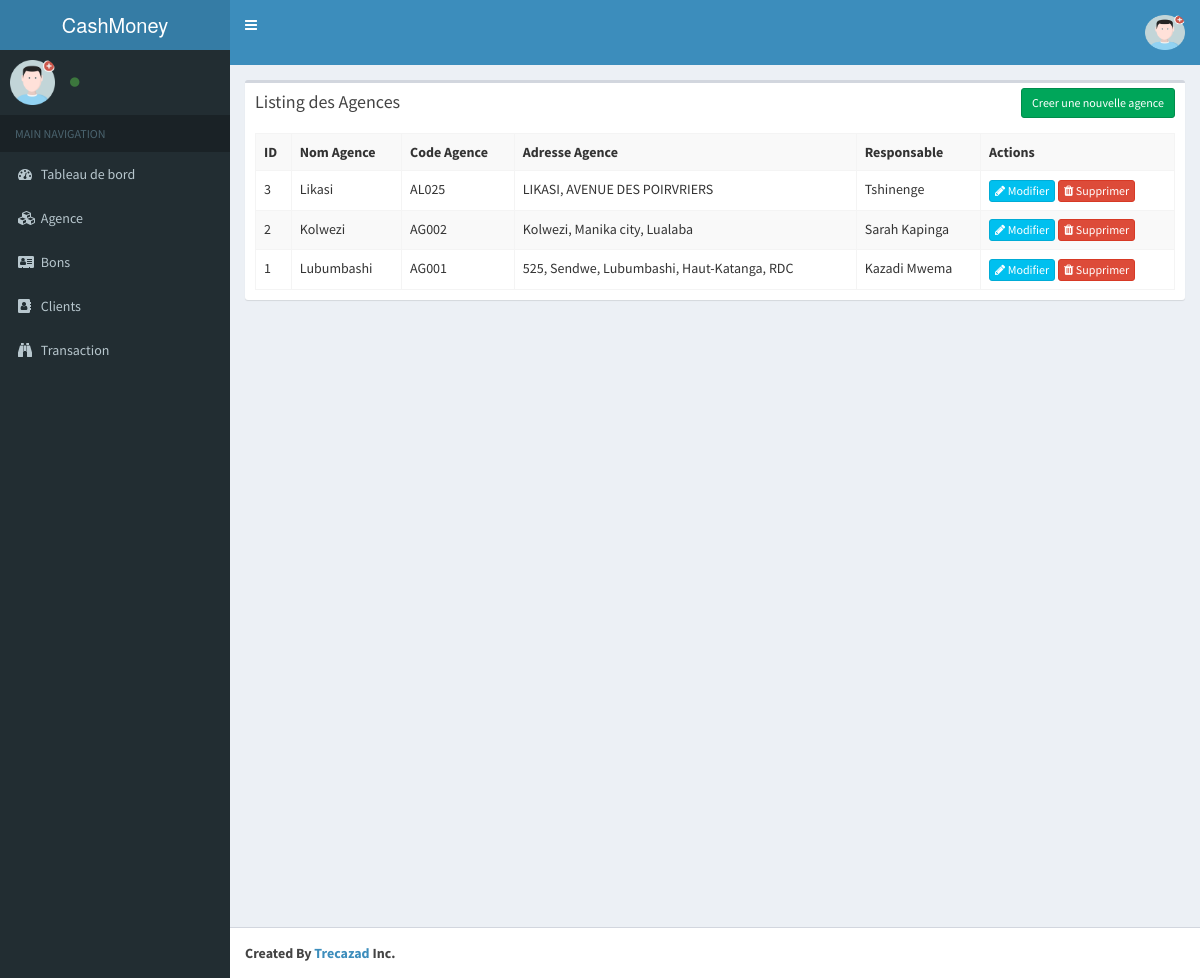
Screenshot of /index.php/agence with the database file from the repository.
### tables this page shows
CREATE TABLE `tb_am_agences` (
  `agence_id` int(11) NOT NULL,
  `agence_nom` varchar(75) NOT NULL,
  `agence_adresse` varchar(250) NOT NULL,
  `agence_observation` text NOT NULL,
  `agence_responsable` varchar(75) NOT NULL,
  `agence_code` varchar(10) NOT NULL,
  `agence_type` enum('Provenance','Destination','','') DEFAULT NULL
);

### application/controllers/Agence.php (called while the page is built, shortened)
<?php
class Agence extends CI_Controller{
    function __construct()
    {
        $this->load->model('Agence_model');
    }
    function index()
    {
        $params['limit'] = RECORDS_PER_PAGE;
        $params['offset'] = ($this->input->get('per_page')) ? $this->input->get('per_page') : 0;
        $data['tb_am_agences'] = $this->Agence_model->get_all_tb_am_agences($params);
        $data['_view'] = 'agence/index';
        $this->load->view('layouts/main',$data);
    }
}

### index.php (called while the page is built, shortened)
<?php
require_once BASEPATH.'core/CodeIgniter.php';

### application/models/Agence_model.php (called while the page is built, shortened)
<?php
class Agence_model extends CI_Model
{
    function get_all_tb_am_agences_count()
    {
        $this->db->from('tb_am_agences');
        return $this->db->count_all_results();
    }
    function get_all_tb_am_agences($params = array())
    {
        $this->db->order_by('agence_id', 'desc');
        if(isset($params) && !empty($params))
        {
            $this->db->limit($params['limit'], $params['offset']);
        }
        return $this->db->get('tb_am_agences')->result_array();
    }
}

### application/views/agence/index.php (the view, shortened to what this page needs)
<div class="row">
    <div class="col-md-12">
        <div class="box">
            <div class="box-header">
                <h3 class="box-title">Listing des Agences</h3>
            	<div class="box-tools">
                    <a href="<?php echo site_url('agence/add'); ?>" class="btn btn-success btn-sm">Creer une nouvelle agence</a>
                </div>
            </div>
            <div class="box-body">
                <table class="table table-striped table-bordered table-sm table-responsive">
                    <tr>
						<th>ID</th>
						<th>Nom Agence </th>
						<th>Code Agence </th>
						<th>Adresse Agence </th>
                        <th>Responsable</th>
						<th>Actions</th>
                    </tr>
                    <?php foreach($tb_am_agences as $t){ ?>
                    <tr>
						<td><?php echo $t['agence_id']; ?></td>
						<td><?php echo $t['agence_nom']; ?></td>
						<td><?php echo $t['agence_code']; ?></td>
						<td><?php echo $t['agence_adresse']; ?></td>
                        <td><?php echo $t['agence_responsable']; ?></td>
						<td>
                            <a href="<?php echo site_url('agence/edit/'.$t['agence_id']); ?>" class="btn btn-info btn-xs"><span class="fa fa-pencil"></span> Modifier</a>
                             <?php if($this->session->fonction !== "guichetier"){ ?>
                            <a href="<?php echo site_url('agence/remove/'.$t['agence_id']); ?>" class="btn btn-danger btn-xs mt-1"><span class="fa fa-trash"></span> Supprimer</a>
                             <?php } ?>
                        </td>
                    </tr>
                    <?php } ?>
                </table>
            </div>
        </div>
    </div>
</div>

### rows the page displays
tb_am_agences: agence_id "3", agence_nom "Likasi", agence_code "AL025", agence_adresse "LIKASI, AVENUE DES POIRVRIERS", agence_responsable "Tshinenge"
tb_am_agences: agence_id "2", agence_nom "Kolwezi", agence_code "AG002", agence_adresse "Kolwezi, Manika city, Lualaba", agence_responsable "Sarah Kapinga"
tb_am_agences: agence_id "1", agence_nom "Lubumbashi", agence_code "AG001", agence_adresse "525, Sendwe, Lubumbashi, Haut-Katanga, RDC", agence_responsable "Kazadi Mwema"
